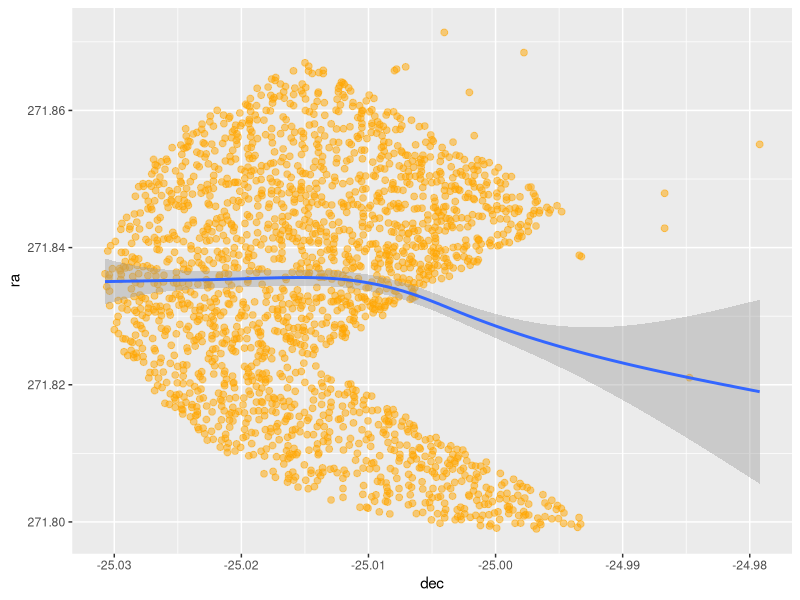
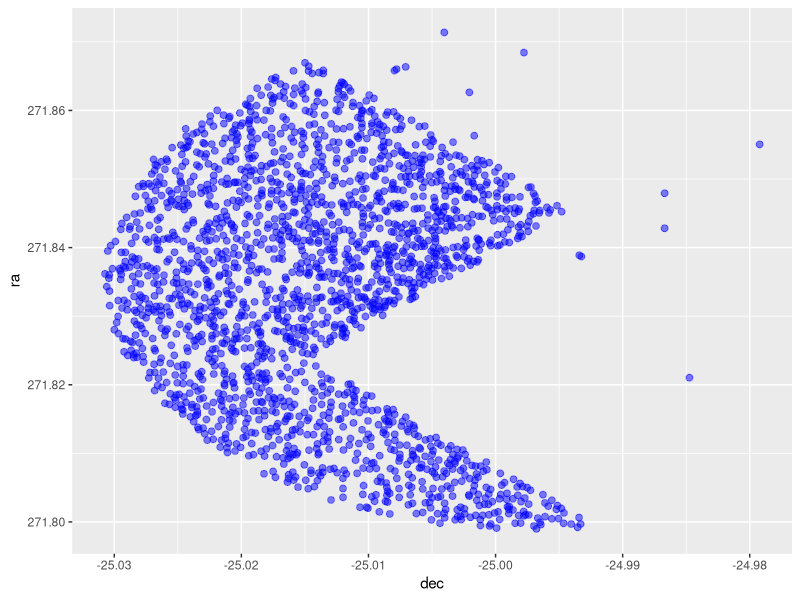
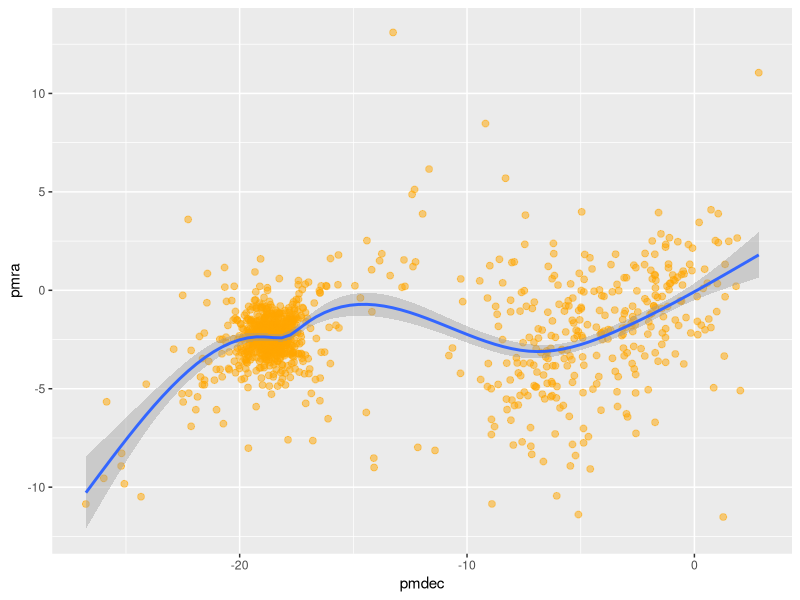
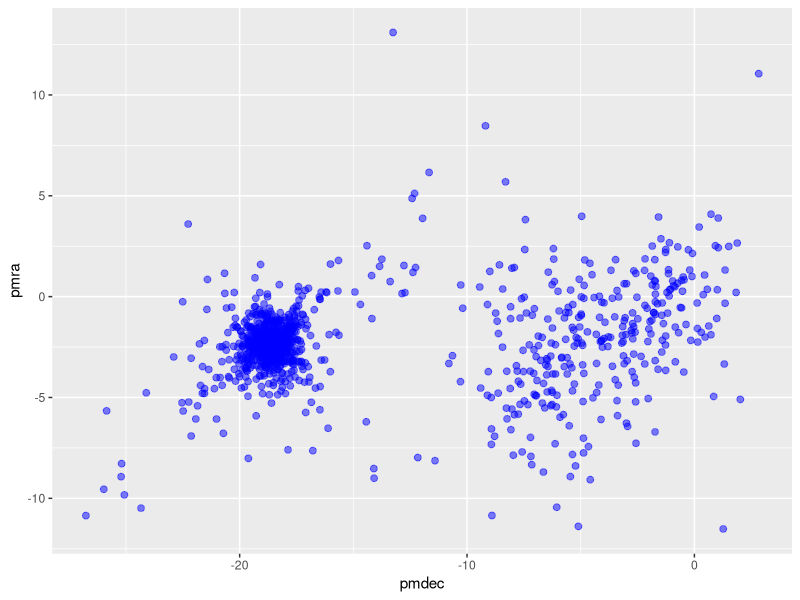
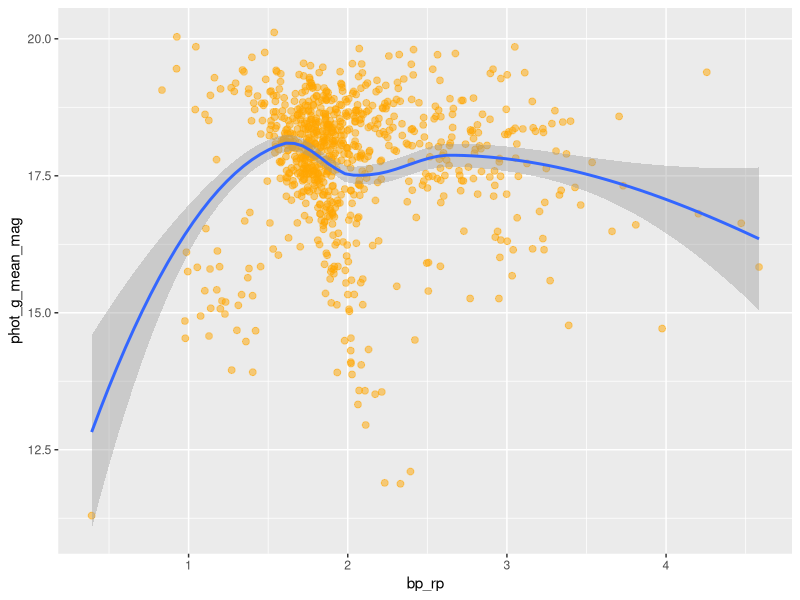
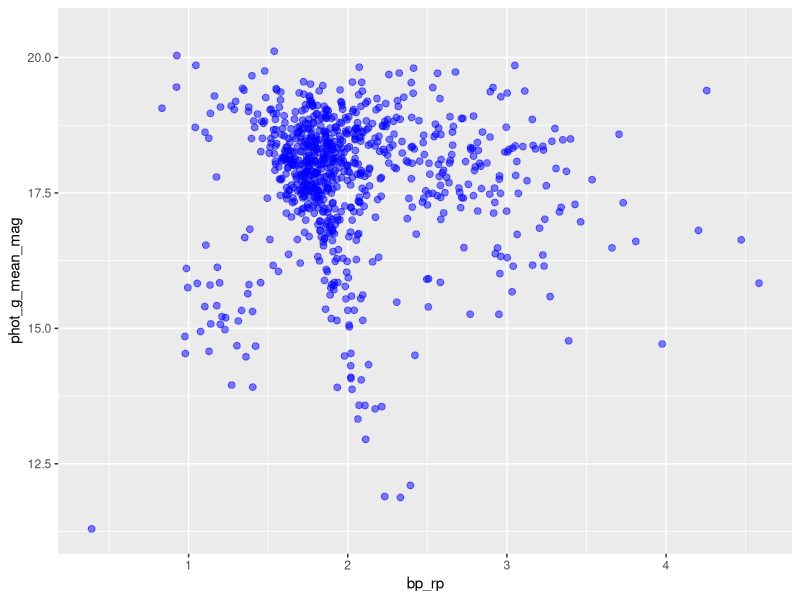
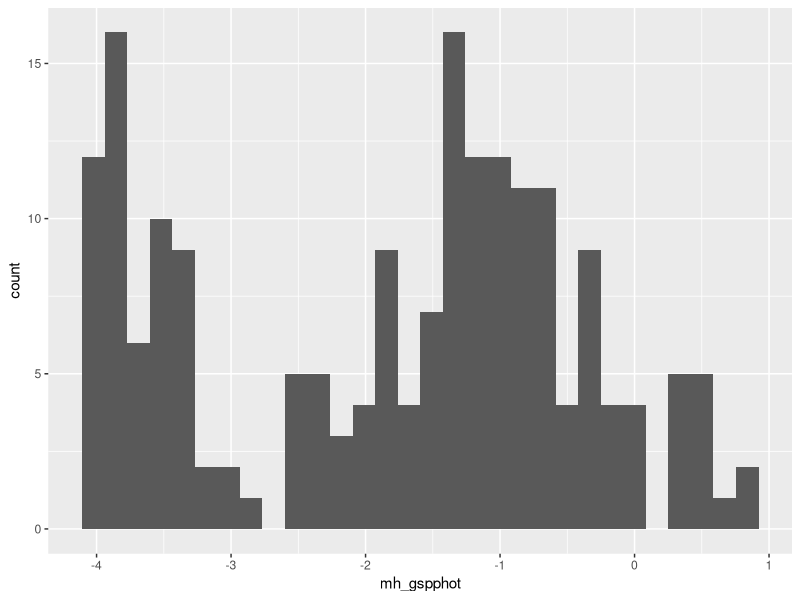
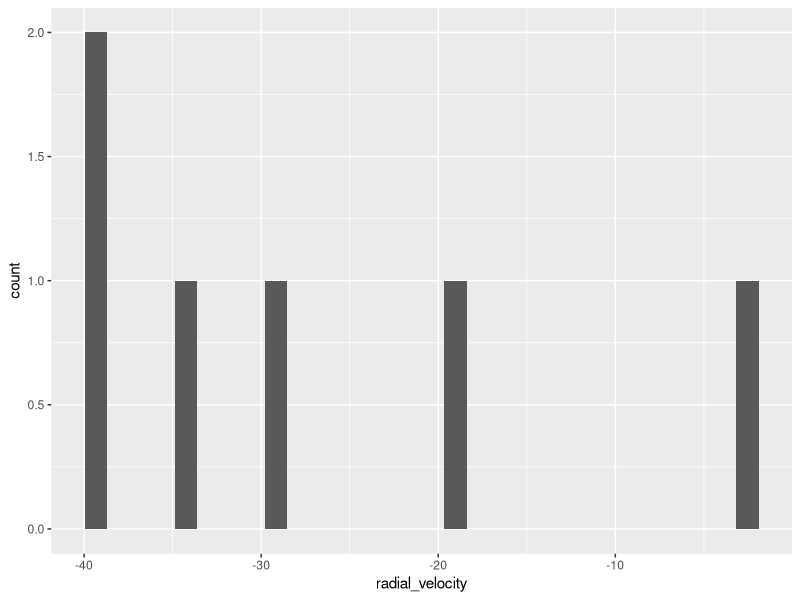

R code for these plots, in order:
## ---- chunk 1
ngc_6544 <- read.csv("1657065339571O-result.csv")
## ---- chunk 2
library(tidyverse)
library(readr)
library(ggplot2)
library(ggpubr)
## ---- chunk 3
summary(ngc_6544)
## ---- chunk 4
model_1 <- lm(ra ~ dec, data = ngc_6544)
## ---- chunk 5
summary(model_1)
## ---- chunk 6
ggplot(data = model_1, aes(x = dec, y = ra)) +
  geom_point(alpha=0.5, size=2, color = 'orange') +
  labs(y="ra", x="dec") +
  stat_smooth()
## ---- chunk 7
ngc_6544 %>%
  ggplot(aes(dec,ra)) +
  geom_point(alpha=0.5, size=2, color = 'blue') +
  labs(y="ra", x="dec")
## ---- chunk 8
model_2 <- lm(pmra ~ pmdec, data = ngc_6544)
## ---- chunk 9
summary(model_2)
## ---- chunk 10
ggplot(data = model_2, aes(x = pmdec, y = pmra)) +
  geom_point(alpha=0.5, size=2, color = 'orange') +
  labs(y="pmra", x="pmdec") +
  stat_smooth()
## ---- chunk 11
ngc_6544 %>%
  ggplot(aes(pmdec,pmra)) +
  geom_point(alpha=0.5, size=2, color = 'blue') +
  labs(y="pmra", x="pmdec") 
## ---- chunk 12
model_3 <- lm(phot_g_mean_mag ~ bp_rp, data = ngc_6544)
## ---- chunk 13
summary(model_3)
## ---- chunk 14
ggplot(data = model_3, aes(x = bp_rp, y = phot_g_mean_mag)) +
  geom_point(alpha=0.5, size=2, color = 'orange') +
  labs(y="phot_g_mean_mag", x="bp_rp") +
  stat_smooth()
## ---- chunk 15
ngc_6544 %>%
  ggplot(aes(bp_rp,phot_g_mean_mag)) +
  geom_point(alpha=0.5, size=2, color = 'blue') +
  labs(y="phot_g_mean_mag", x="bp_rp")
## ---- chunk 16
ggplot(ngc_6544, aes(mh_gspphot)) +
  geom_histogram(bins = 30)
## ---- chunk 17
ggplot(ngc_6544, aes(radial_velocity)) +
  geom_histogram()
## ---- chunk 18
ngc_6553 <- read_csv("1657165215641O-result.csv")
## ---- chunk 19
summary(ngc_6553)
## ---- chunk 20
model_4 <- lm(ra ~ dec, data = ngc_6553)
## ---- chunk 21
summary(model_4)
## ---- chunk 22
ggplot(data = model_4, aes(x = dec, y = ra)) +
  geom_point(alpha=0.5, size=2, color = 'orange') +
  labs(y="ra", x="dec") +
  stat_smooth()
## ---- chunk 23
ngc_6553 %>%
  ggplot(aes(dec,ra)) +
  geom_point(alpha=0.5, size= 2, color = 'blue') +
  labs(y="ra", x="dec")
## ---- chunk 24
model_5 <- lm(phot_g_mean_mag ~ bp_rp, data = ngc_6553)
## ---- chunk 25
summary(model_5)
## ---- chunk 26
ggplot(data = model_5, aes(x = bp_rp, y = phot_g_mean_mag)) +
  geom_point(alpha=0.5, size=2, color = 'orange') +
  labs(y="phot_g_mean_mag", x="bp_rp") +
  stat_smooth()
## ---- chunk 27
ngc_6553 %>%
  ggplot(aes(bp_rp,phot_g_mean_mag)) +
  geom_point(alpha=0.5, size=2, color = 'blue') +
  labs(y="phot_g_mean_mag", x="bp_rp")
## ---- chunk 28
ggplot(ngc_6553, aes(mh_gspphot)) +
  geom_histogram(bins = 30)
## ---- chunk 29
ggplot(ngc_6553, aes(radial_velocity)) +
  geom_histogram(bins = 30)
## ---- chunk 30
terzan_12 <- read_csv("1657165792389O-result.csv")
## ---- chunk 31
summary(terzan_12)
## ---- chunk 32
model_6 <- lm(ra ~ dec, data = terzan_12)
## ---- chunk 33
summary(model_6)
## ---- chunk 34
ggplot(data = model_6, aes(x = dec, y = ra)) +
  geom_point(alpha=0.5, size=2, color = 'orange') +
  labs(y="ra", x="dec") +
  stat_smooth()
## ---- chunk 35
terzan_12 %>%
  ggplot(aes(dec,ra)) +
  geom_point(alpha=0.5, size= 2, color = 'blue') +
  labs(y="ra", x="dec")
## ---- chunk 36
model_7 <- lm(pmra ~ pmdec, data = terzan_12)
## ---- chunk 37
summary(model_7)
## ---- chunk 38
ggplot(data = model_7, aes(x = pmdec, y = pmra)) +
  geom_point(alpha=0.5, size=2, color = 'orange') +
  labs(y="pmra", x="pmdec") +
  stat_smooth()
## ---- chunk 39
terzan_12 %>%
  ggplot(aes(pmdec,pmra)) +
  geom_point(alpha=0.5, size=2, color = 'blue') +
  labs(y="pmra", x="pmdec") 
## ---- chunk 40
ggplot(terzan_12, aes(mh_gspphot)) +
  geom_histogram(bins = 30)
## ---- chunk 41
ggplot(terzan_12, aes(radial_velocity)) +
  geom_histogram(bins = 30)
## ---- chunk 42
ngc_6380 <- read_csv("1657166932125O-result.csv") 
## ---- chunk 43
summary(ngc_6380)
## ---- chunk 44
model_8 <- lm(ra ~ dec, data = ngc_6380)
## ---- chunk 45
summary(model_8)
## ---- chunk 46
ggplot(data = model_8, aes(x = dec, y = ra)) +
  geom_point(alpha=0.5, size=2, color = 'orange') +
  labs(y="ra", x="dec") +
  stat_smooth()
## ---- chunk 47
ngc_6380 %>%
  ggplot(aes(dec,ra)) +
  geom_point(alpha=0.5, size= 2, color = 'blue') +
  labs(y="ra", x="dec")
## ---- chunk 48
model_9 <- lm(pmra ~ pmdec, data = ngc_6380)
## ---- chunk 49
summary(model_9)
## ---- chunk 50
ggplot(data = model_9, aes(x = pmdec, y = pmra)) +
  geom_point(alpha=0.5, size=2, color = 'orange') +
  labs(y="pmra", x="pmdec") +
  stat_smooth()
## ---- chunk 51
ngc_6380 %>%
  ggplot(aes(pmdec,pmra)) +
  geom_point(alpha=0.5, size=2, color = 'blue') +
  labs(y="pmra", x="pmdec") 
## ---- chunk 52
model_10 <- lm(phot_g_mean_mag ~ bp_rp, data = ngc_6380)
## ---- chunk 53
summary(model_10)
## ---- chunk 54
ggplot(data = model_10, aes(x = bp_rp, y = phot_g_mean_mag)) +
  geom_point(alpha=0.5, size=2, color = 'orange') +
  labs(y="phot_g_mean_mag", x="bp_rp") +
  stat_smooth()
## ---- chunk 55
ngc_6380 %>%
  ggplot(aes(bp_rp,phot_g_mean_mag)) +
  geom_point(alpha=0.5, size=2, color = 'blue') +
  labs(y="phot_g_mean_mag", x="bp_rp")
## ---- chunk 56
ggplot(ngc_6380, aes(mh_gspphot)) +
  geom_histogram(bins = 30)
## ---- chunk 57
ggplot(ngc_6380, aes(radial_velocity)) +
  geom_histogram(bins = 30)
## ---- chunk 58
fsr_1758 <- read.csv("1657248340808O-result.csv")
## ---- chunk 59
summary(fsr_1758)
## ---- chunk 60
model_11 <- lm(ra ~ dec, data = fsr_1758)
## ---- chunk 61
summary(model_11)
## ---- chunk 62
ggplot(data = model_11, aes(x = dec, y = ra)) +
  geom_point(alpha=0.5, size=2, color = 'orange') +
  labs(y="ra", x="dec") +
  stat_smooth()
## ---- chunk 63
fsr_1758 %>%
  ggplot(aes(dec,ra)) +
  geom_point(alpha=0.5, size=2, color = 'blue') +
  labs(y="ra", x="dec")
## ---- chunk 64
model_12 <- lm(pmra ~ pmdec, data = fsr_1758)
## ---- chunk 65
summary(model_12)
## ---- chunk 66
ggplot(data = model_12, aes(x = pmdec, y = pmra)) +
  geom_point(alpha=0.5, size=2, color = 'orange') +
  labs(y="pmra", x="pmdec") +
  stat_smooth()
## ---- chunk 67
fsr_1758 %>%
  ggplot(aes(pmdec,pmra)) +
  geom_point(alpha=0.5, size=2, color = 'blue') +
  labs(y="pmra", x="pmdec") 
## ---- chunk 68
model_13 <- lm(phot_g_mean_mag ~ bp_rp, data = fsr_1758)
## ---- chunk 69
summary(model_13)
## ---- chunk 70
ggplot(data = model_13, aes(x = bp_rp, y = phot_g_mean_mag)) +
  geom_point(alpha=0.5, size=2, color = 'orange') +
  labs(y="phot_g_mean_mag", x="bp_rp") +
  stat_smooth()
## ---- chunk 71
fsr_1758 %>%
  ggplot(aes(bp_rp,phot_g_mean_mag)) +
  geom_point(alpha=0.5, size=2, color = 'blue') +
  labs(y="phot_g_mean_mag", x="bp_rp")
## ---- chunk 72
ggplot(fsr_1758, aes(mh_gspphot)) +
  geom_histogram(bins = 30)
## ---- chunk 73
ggplot(fsr_1758, aes(radial_velocity)) + 
  geom_histogram(bins = 30)
